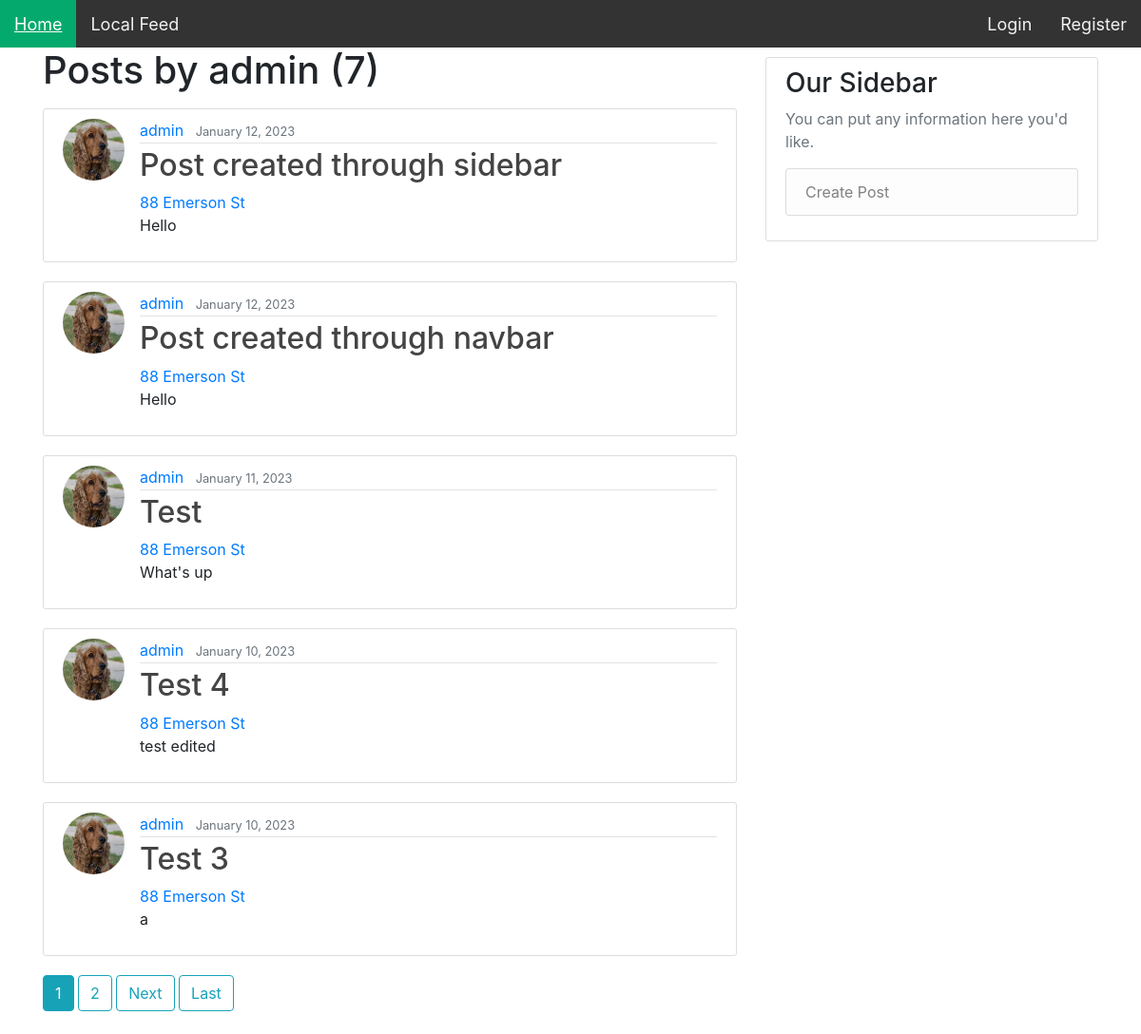
The page /user/admin on the database as committed earlier.
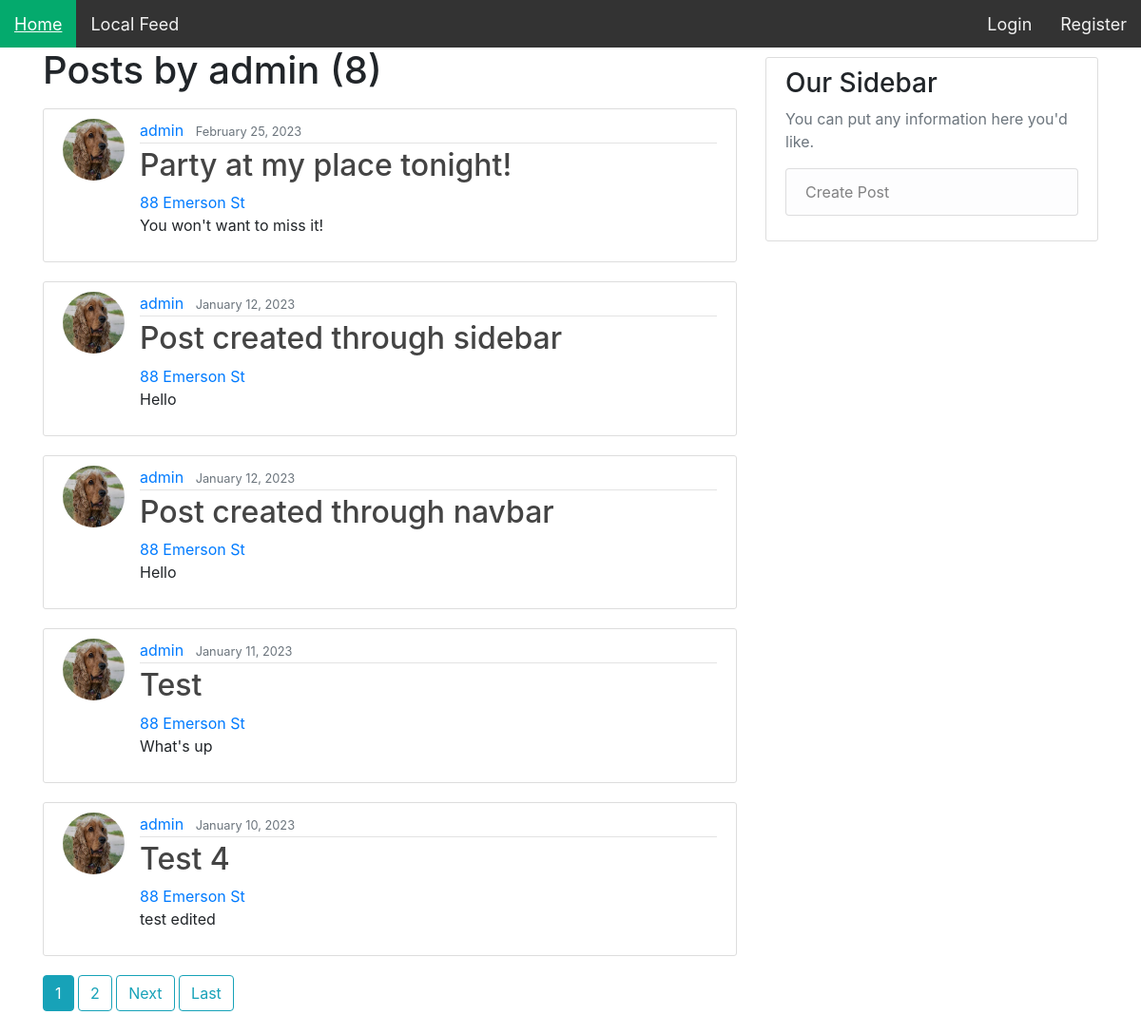
The same page on the database as committed later.
### map/models.py (models this page shows, shortened)
class Post(models.Model):
    title = models.CharField(max_length=150)
    content = models.TextField()
    date_posted = models.DateTimeField(default=timezone.now)
    author = models.ForeignKey(User, on_delete=models.CASCADE)
    likes = models.ManyToManyField(User, blank=True, related_name='likes')
    dislikes = models.ManyToManyField(User, blank=True, related_name='dislikes')

### users/models.py (models this page shows, shortened)
class Profile(models.Model):
    user = models.OneToOneField(User, on_delete=models.CASCADE, related_name='profile')
    image = models.ImageField(default='default.jpg', upload_to='profile_pics')
    house = models.ForeignKey(House, null=True, blank=True, on_delete=models.SET_NULL)

class House(models.Model):
    address = models.CharField(max_length=150, unique=True)
    location = models.JSONField(default = dict, unique=True)
    owner = models.ForeignKey(User, null=True, on_delete=models.SET_NULL, related_name="owner")
    residents = models.ManyToManyField(User, blank=True)
    description = models.TextField(blank=True)
    slug = models.SlugField(blank=True)
    image = models.ImageField(default='house-default.jpg', upload_to='house_pics')
    def __str__(self):
        return self.address

### map/views.py (the view)
# urls.py: path("user/<str:username>", UserPostListView.as_view(), name='user-posts'),
class UserPostListView(ListView):
    model = Post
    template_name = 'map/user_posts.html'
    context_object_name = 'posts'
    paginate_by = 5
    def get_queryset(self):
        user = get_object_or_404(User, username=self.kwargs.get('username'))
        return Post.objects.filter(author=user).order_by('-date_posted')

### map/templates/map/user_posts.html (shortened to what this page needs)
{% extends "map/base.html" %}
{% block content %}
	<h1 class="mb-3">Posts by {{ view.kwargs.username }} ({{ page_obj.paginator.count }})</h1>
	{% for post in posts %}
		<article class="media content-section">
		  <img class="rounded-circle article-img" src="{{ post.author.profile.image.url }}">
		  <div class="media-body">
			<div class="article-metadata">
			  <a class="mr-2" href="{% url 'user-posts' post.author.username %}">{{ post.author }}</a>
			  <small class="text-muted">{{ post.date_posted|date:"F d, Y" }}</small>
			</div>
			<h2><a class="article-title" href="{% url 'post-detail' post.id %}">{{ post.title }}</a></h2>
			{% if post.author.profile.house != null %}
				<a href="{% url 'house-detail' post.author.profile.house.slug %}">{{ post.author.profile.house }}</a>
			{% endif %}
			<p class="article-content">{{ post.content }}</p>
		  </div>
		</article>
	{% endfor %}
	{% if is_paginated %}
		  {% for num in page_obj.paginator.page_range %}
			{% if page_obj.number == num %}
			  <a class="btn btn-info mb-4" href="?page={{ num }}">{{ num }}</a>
			{% elif num > page_obj.number|add:'-3' and num < page_obj.number|add:'3' %}
			  <a class="btn btn-outline-info mb-4" href="?page={{ num }}">{{ num }}</a>
			{% endif %}
		  {% endfor %}
		  {% if page_obj.has_next %}
			<a class="btn btn-outline-info mb-4" href="?page={{ page_obj.next_page_number }}">Next</a>
			<a class="btn btn-outline-info mb-4" href="?page={{ page_obj.paginator.num_pages }}">Last</a>
		  {% endif %}
		{% endif %}
{% endblock content %}
{% block sidebar %}
	<div class="col-md-4">
	  <div class="content-section">
		<h3>Our Sidebar</h3>
		<p class='text-muted'>You can put any information here you'd like.
		  <ul class="list-group">
			<a class="list-group-item list-group-item-light" href="{% url 'post-create' %}">Create Post</a>
		  </ul>
		</p>
	  </div>
	</div>
{% endblock %}

### BackyardBuddies/map/templates/map/base.html (shortened to what this page needs)
{% load static %}
<!DOCTYPE html>
<html>
  <head>
	<link rel="stylesheet" type="text/css" href=" {% static 'map/style.css' %} ">
	<link rel="stylesheet" href="https://maxcdn.bootstrapcdn.com/bootstrap/4.0.0/css/bootstrap.min.css">
  </head>
  <body>
   <div class="topnav">
	  <a class="active" href="{% url 'map-home' %}">Home</a>
	  <a href="{% url 'map-feed' %}">Local Feed</a>
	  {% if user.is_authenticated %}
	  	  <a style="float:right" href="{% url 'logout' %}">Logout</a>
		  <a style="float:right" href="{% url 'profile' %}">Profile</a>
		  <a style="float:right" href="{% url 'house-create' %}">Register your House</a>
	  {% else %}
		  <a style="float:right" href="{% url 'register' %}">Register</a>
		  <a style="float:right" href="{% url 'login' %}">Login</a>
	  {% endif %}
	</div>
	<main role="main" class="container">
		<div class="row">
			<div class="col-md-8">
				{% block content %}{% endblock %}
			</div>
			{% block sidebar %}{% endblock %}
		</div>
	</main>
  </body>
</html>

### map/static/map/style.css (style rules this page uses)
html, body { height: 100%; margin: 0; padding: 0; }
.topnav { background-color: #333; overflow: hidden; max-height: 50px; }
.topnav a { float: left; color: #f2f2f2; text-align: center; padding: 12px 15px; text-decoration: none; font-size: 18px; }
.topnav a.active { background-color: #04AA6D; color: white; }
h1, h2, h3, h4, h5, h6 { color: #444444; }
ul { margin: 0; }
.content-section { background: #ffffff; padding: 10px 20px; border: 1px solid #dddddd; border-radius: 3px; margin-top: 10px; margin-bottom: 20px; }
.article-title { color: #444444; }
.article-content { white-space: pre-line; }
.article-img { height: 65px; width: 65px; margin-right: 16px; }
.article-metadata { padding-bottom: 1px; margin-bottom: 4px; border-bottom: 1px solid #e3e3e3 }

Rows that differ between the two databases and show on the page:
no longer on this page (row unchanged): Post: author.profile.image (picture), author "admin", date_posted "January 10, 2023", title "Test 3", author.profile.house "88 Emerson St", content "a"
added Post: author.profile.image (picture), author "admin", date_posted "February 25, 2023", title "Party at my place tonight!", author.profile.house "88 Emerson St", content "You won't want to miss it!"
Other text that changed with them:
{{ page_obj.paginator.count }}: "7" → "8"
